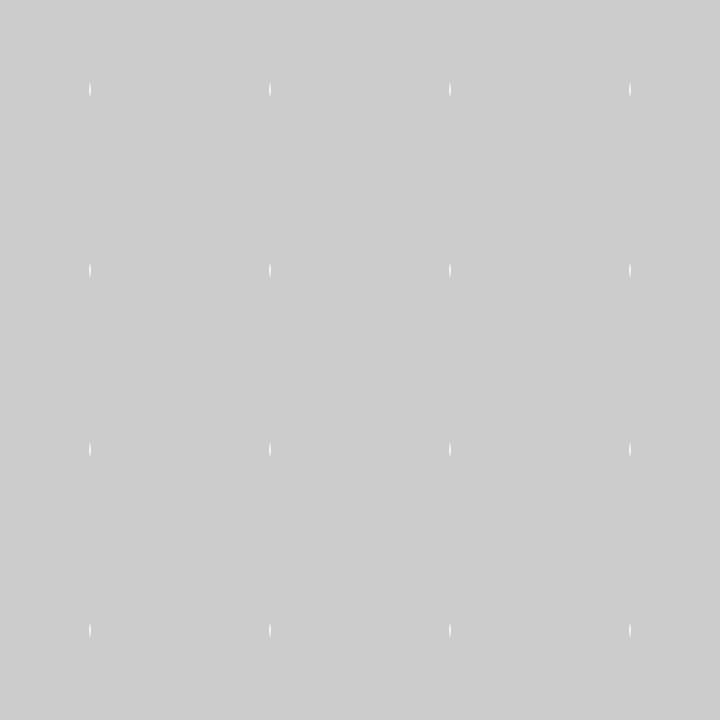
Frame 1 (no input)
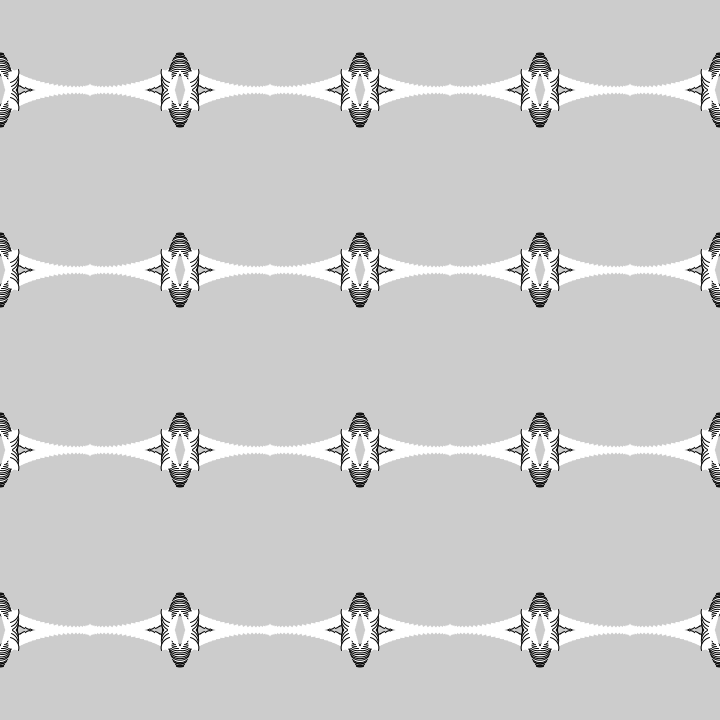
Frame 60 (the mouse pressed at the canvas centre just before this capture)
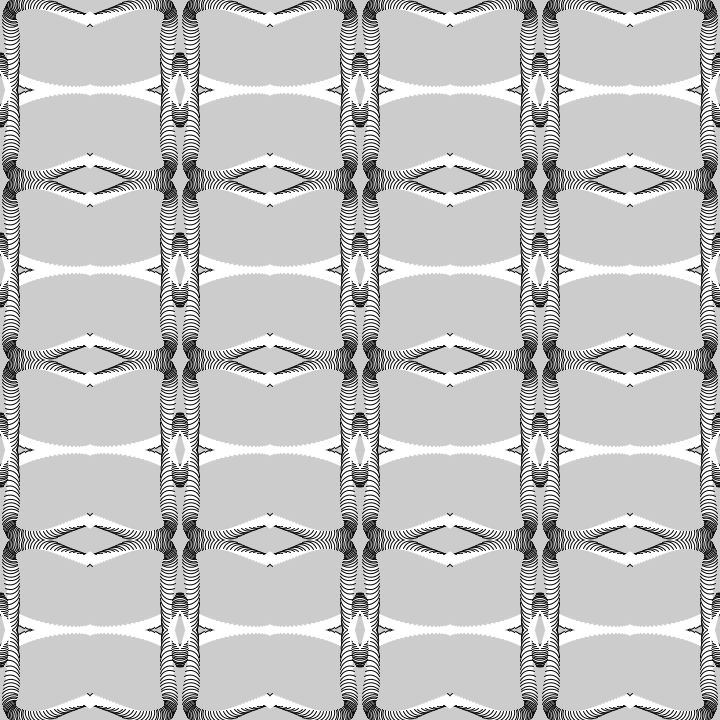
Frame 120 (the mouse held since frame 60 and released just before this capture)

The Processing sketch that drew these frames (run headless with seeded random() and noise(); from frame 60 on, the mouse is pressed at the canvas centre):

// Processing sketch: sketch_982020_CircularSquarePattern
// ── sketch_982020_CircularSquarePattern.pde
int x,y,t,a=1,b=1,W=45,E=90;
void setup(){size(720,720);}
void draw(){
 arc(cos(++t*.06+sin(t*.05))*W+W,sin(t*.04+cos(t*.08))*W+W,W/2,W/2,t*.1,t*.1+PI/2);
 for(y=0;y<720;y+=E+(b*=-1)*0)
 for(x=0;x<720;x+=E+(a*=-1)*0)
 copy(0,0,E,E,x+W-W*a,y+W-W*b,E*a,E*b);
}
